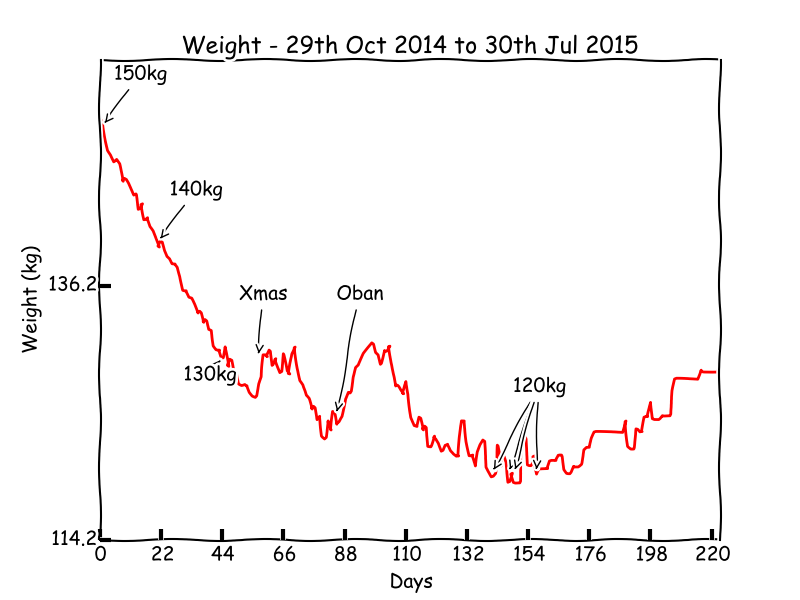

The script that saved this image:
from matplotlib import pyplot as plt
import numpy as np
from datetime import datetime as dt
import weightData

def suffix(d):
    return 'th' if 11<=d<=13 else {1:'st',2:'nd',3:'rd'}.get(d%10, 'th')

def custom_strftime(format, t):
    return t.strftime(format).replace('{S}', str(t.day) + suffix(t.day))

data = weightData.data

print("\n", custom_strftime('{S} %b %Y', dt.now()))
print("\n", len(data), " Days (Inclusive)")

plt.xkcd()

fig = plt.figure()
ax = fig.add_subplot(1, 1, 1)

plt.tick_params(\
    axis='both',       # changes apply to the x-axis
    which='both',      # both major and minor ticks are affected
    right='off',       # ticks along the bottom edge are off
    top='off',         # ticks along the top edge are off
    )

plt.xticks(np.arange(0, len(data), int(len(data)/10)))
plt.yticks(np.arange(min(data)-5, max(data)+5, int(len(data)/10)))

ax.set_ylim([min(data)-5, max(data)+5])

plt.annotate('150kg', xy=(1, 150), arrowprops=dict(arrowstyle='->'), xytext=(5, 154))

plt.annotate('140kg', xy=(21, 140), arrowprops=dict(arrowstyle='->'), xytext=(25, 144))

plt.annotate('130kg', xy=(44, 130), arrowprops=dict(arrowstyle='->'), xytext=(30, 128))

plt.annotate('Xmas', xy=(57, 130), arrowprops=dict(arrowstyle='->'), xytext=(50, 135))

plt.annotate('Oban', xy=(85, 125), arrowprops=dict(arrowstyle='->'), xytext=(85, 135))

loc120 = []
for i in range(len(data)) :
    if (data[i] < 120) and (data[i-1] >= 120) :
        loc120.append(i)

for loc in loc120 :
    plt.annotate('120kg', xy=(loc, 120), arrowprops=dict(arrowstyle='->'), xytext=(sum(loc120)/len(loc120), 127))

loc110 = []
for i in range(len(data)) :
    if (data[i] < 110) and (data[i-1] >= 110) :
        loc110.append(i)

for loc in loc110 :
    plt.annotate('110kg', xy=(loc, 110), arrowprops=dict(arrowstyle='->'), xytext=(sum(loc110)/len(loc110), 117))


plt.plot(data, '--')
plt.plot(data, '')

plt.xlabel('Days')
plt.ylabel('Weight (kg)')
plt.title('Weight - 29th Oct 2014 to ' + custom_strftime('{S} %b %Y', dt.now()))

plt.savefig("xkcd.png", format="png", transparent=True)
plt.show()

